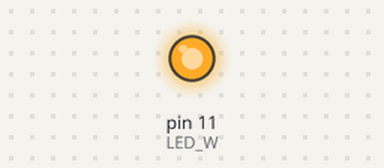
Bench run of a sketch on a simulated Arduino Uno, built with avr-gcc and run on an emulated ATmega328P. On the bench: output pins drawn as LEDs (lit = HIGH).

Above: at 0.05 s.
At 1.3 s:
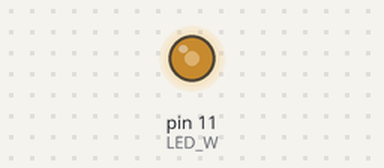
At 2.6 s:
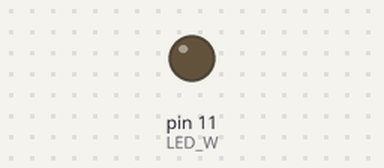
At 4.65 s:
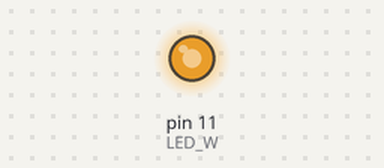
Timing chart, 0 to 6.6 s (numbered marks = the images above):
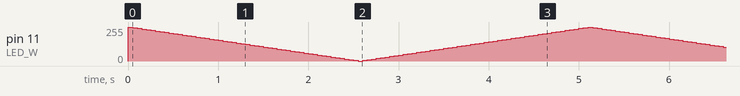

The sketch:

03.ino
```cpp
int LED_W = 11;//Pin define
int s = 255;//single control

void setup() {
  //setup output mode
  pinMode(LED_W, OUTPUT);
}

void loop() {
  //write single value
  analogWrite(LED_W, s);

  //single control decrease 5
  s = s - 5;
  delay(50);

  //if single < 0 then increment to 250
  if(s <= 0 )
  {
    for(s = 0; s <= 250; s+=5)
    {
      analogWrite(LED_W, s);
      delay(50);
    }
  }
}
```
